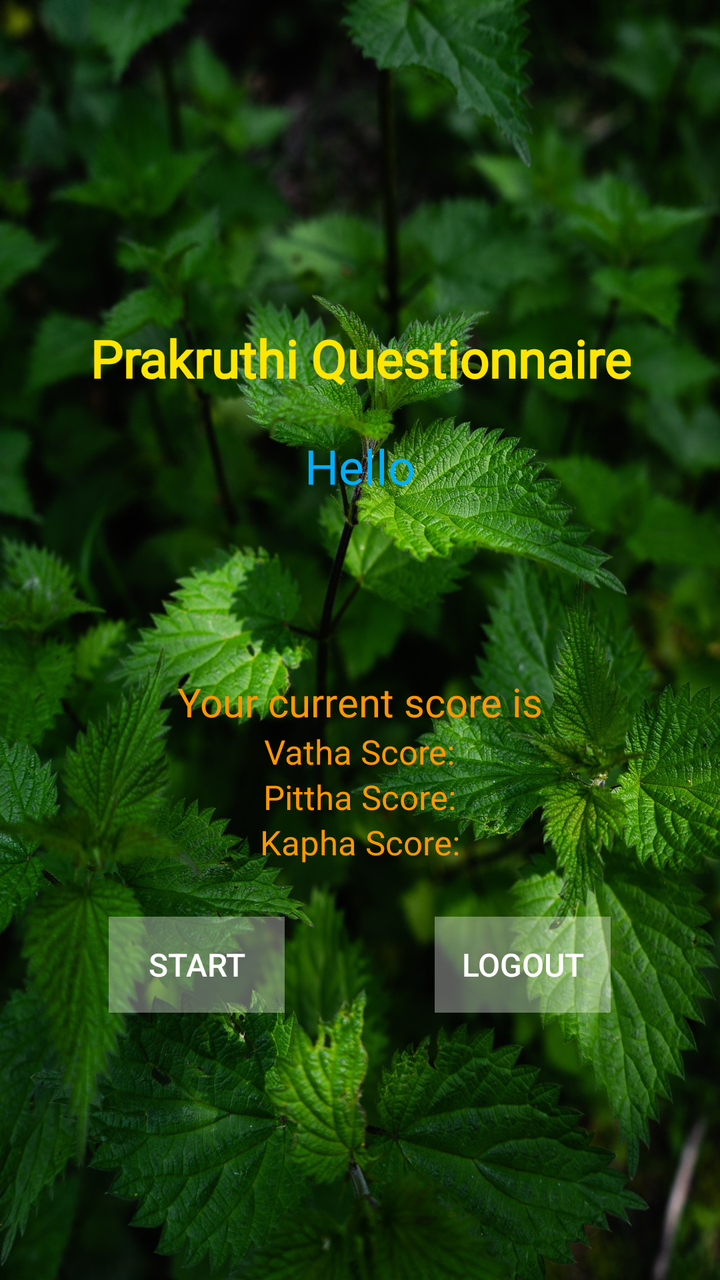
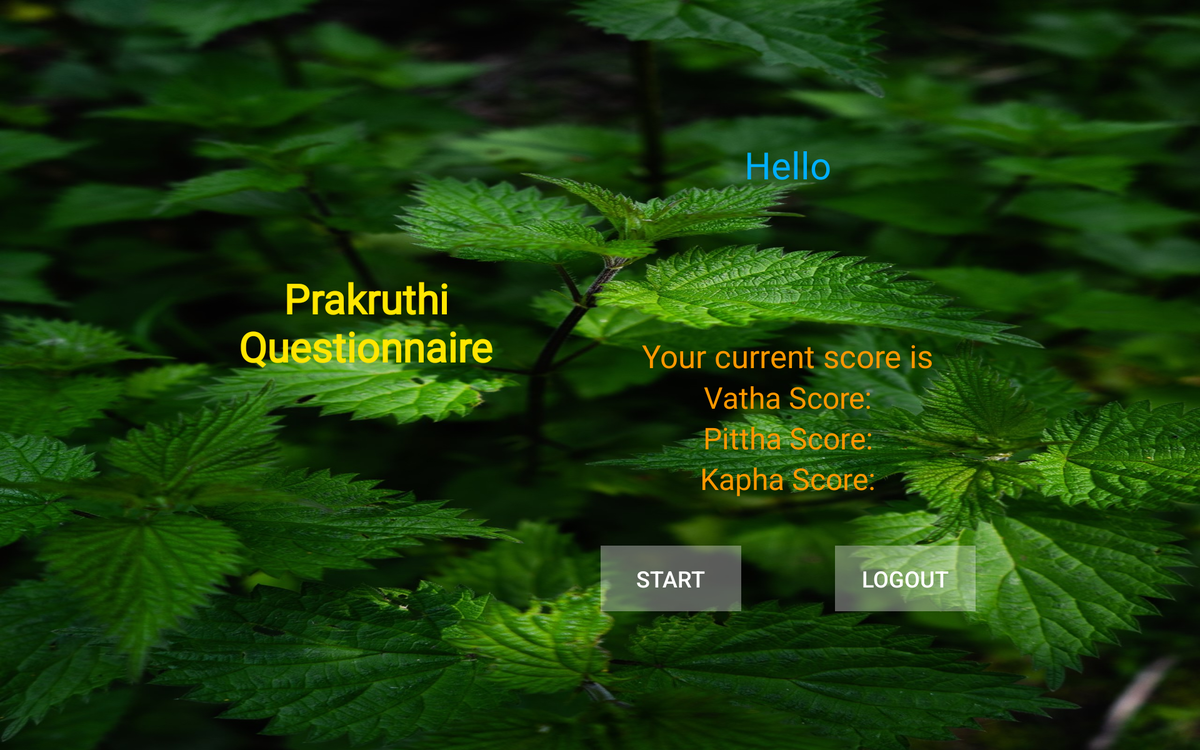

One screen, two layout resources from the same app: the default and the repository's alternative for another configuration. Each is rendered where Android would select it; the XML of both is given below.
<!-- AndroidManifest.xml: application theme AppTheme -->
<!-- res/layout/activity_main.xml -->
<?xml version="1.0" encoding="utf-8"?>
<androidx.constraintlayout.widget.ConstraintLayout xmlns:android="http://schemas.android.com/apk/res/android"
    xmlns:app="http://schemas.android.com/apk/res-auto"
    xmlns:tools="http://schemas.android.com/tools"
    android:layout_width="match_parent"
    android:layout_height="match_parent"
    android:background="@drawable/tulsi_background_unblurred"
    tools:context="com.ayurmanaha.ayurvedaquiz.activity.MainActivity">

    <LinearLayout
        android:layout_width="wrap_content"
        android:layout_height="wrap_content"
        android:gravity="center"
        android:orientation="vertical"
        android:padding="8dp"
        app:layout_constraintBottom_toBottomOf="parent"
        app:layout_constraintEnd_toEndOf="parent"
        app:layout_constraintStart_toStartOf="parent"
        app:layout_constraintTop_toTopOf="parent">

        <ImageView
            android:layout_width="wrap_content"
            android:layout_height="wrap_content"
            android:layout_gravity="center"
            android:layout_marginBottom="8dp"
            android:adjustViewBounds="false"
            android:background="#8CFFFFFF"
            android:contentDescription="@string/ayur_logo"
            android:src="@drawable/ayurmanaha_transparent_logo" />

        <TextView
            android:id="@+id/title"
            android:layout_width="wrap_content"
            android:layout_height="wrap_content"
            android:layout_gravity="center"
            android:layout_marginTop="20dp"
            android:layout_marginBottom="20dp"
            android:fontFamily="@font/alegreya_sans_sc"
            android:text="@string/headingString"
            android:textAlignment="center"
            android:textColor="#FFE601"
            android:textSize="26sp"
            android:textStyle="bold" />

        <TextView
            android:layout_width="wrap_content"
            android:layout_height="wrap_content"
            android:layout_gravity="center"
            android:layout_marginBottom="18dp"
            android:fontFamily="@font/averia_libre_light"
            android:text="@string/hello"
            android:textColor="#00AFFF"
            android:textSize="24sp" />

        <TextView
            android:id="@+id/name"
            android:layout_width="wrap_content"
            android:layout_height="wrap_content"
            android:layout_gravity="center"
            android:layout_marginBottom="18dp"
            android:fontFamily="@font/averia_libre_light"
            android:padding="10dp"
            android:textColor="#00AFFF"
            android:textSize="24sp" />

        <LinearLayout
            android:layout_width="fill_parent"
            android:layout_height="wrap_content"
            android:layout_marginBottom="26dp"
            android:gravity="center"
            android:orientation="vertical">

            <TextView
                android:id="@+id/current_score_label"
                android:layout_width="wrap_content"
                android:layout_height="wrap_content"
                android:fontFamily="@font/assistant_semibold"
                android:text="@string/current_score_label"
                android:textColor="#FF9800"
                android:textSize="20sp" />

            <LinearLayout
                android:layout_width="wrap_content"
                android:layout_height="wrap_content"
                android:gravity="center"
                android:orientation="horizontal">

                <TextView
                    android:id="@+id/vatha_lbl"
                    android:layout_width="match_parent"
                    android:layout_height="match_parent"
                    android:fontFamily="@font/assistant_semibold"
                    android:text="@string/vScore_str"
                    android:textColor="#FF9800"
                    android:textSize="17sp" />

                <TextView
                    android:id="@+id/vatha_score"
                    android:layout_width="wrap_content"
                    android:layout_height="wrap_content"
                    android:fontFamily="@font/assistant_semibold"
                    android:textColor="#FF9800"
                    android:textSize="17sp" />
            </LinearLayout>

            <LinearLayout
                android:layout_width="wrap_content"
                android:layout_height="wrap_content"
                android:gravity="center"
                android:orientation="horizontal">

                <TextView
                    android:id="@+id/pittha_lbl"
                    android:layout_width="match_parent"
                    android:layout_height="wrap_content"
                    android:fontFamily="@font/assistant_semibold"
                    android:text="@string/pScore_str"
                    android:textColor="#FF9800"
                    android:textSize="17sp" />

                <TextView
                    android:id="@+id/pittha_score"
                    android:layout_width="wrap_content"
                    android:layout_height="wrap_content"
                    android:fontFamily="@font/assistant_semibold"
                    android:textColor="#FF9800"
                    android:textSize="17sp" />

            </LinearLayout>

            <LinearLayout
                android:layout_width="wrap_content"
                android:layout_height="wrap_content"
                android:gravity="center"
                android:orientation="horizontal">

                <TextView
                    android:id="@+id/kapha_lbl"
                    android:layout_width="wrap_content"
                    android:layout_height="wrap_content"
                    android:fontFamily="@font/assistant_semibold"
                    android:text="@string/kScore_str"
                    android:textColor="#FF9800"
                    android:textSize="17sp" />

                <TextView
                    android:id="@+id/kapha_score"
                    android:layout_width="wrap_content"
                    android:layout_height="wrap_content"
                    android:fontFamily="@font/assistant_semibold"
                    android:textColor="#FF9800"
                    android:textSize="17sp" />

            </LinearLayout>

        </LinearLayout>

        <LinearLayout
            style="?android:attr/buttonBarStyle"
            android:layout_width="match_parent"
            android:layout_height="wrap_content"
            android:layout_gravity="center"
            android:gravity="center"
            android:orientation="horizontal">

            <Button
                android:id="@+id/buttonStartQuiz"
                style="@style/Widget.AppCompat.Button.Borderless.Colored"
                android:layout_width="wrap_content"
                android:layout_height="wrap_content"
                android:background="#59FFFFFF"
                android:padding="10dp"
                android:text="@string/startQuizString"
                android:textColor="#ffffff"
                android:textSize="16sp" />

            <Button
                android:id="@+id/btnLogout"
                style="@style/Widget.AppCompat.Button.Borderless.Colored"
                android:layout_width="wrap_content"
                android:layout_height="wrap_content"
                android:layout_marginStart="75dp"
                android:background="#59FFFFFF"
                android:padding="10dp"
                android:text="@string/btn_logout"
                android:textAllCaps="true"
                android:textColor="#ffffff"
                android:textSize="16sp" />

        </LinearLayout>

    </LinearLayout>

</androidx.constraintlayout.widget.ConstraintLayout>
<!-- resources referenced by this layout -->
<resources>
  <!-- drawable tulsi_background_unblurred: jpg bitmap (drawable-xxhdpi, 398280 bytes) -->
  <string name="ayur_logo">Ayurmanaha Logo</string>
  <string name="btn_logout" translatable="false">Logout</string>
  <string name="current_score_label" translatable="false">Your current score is</string>
  <string name="headingString" translatable="false">Prakruthi Questionnaire</string>
  <string name="hello" translatable="false">Hello</string>
  <string name="kScore_str" translatable="false">Kapha Score: </string>
  <string name="pScore_str" translatable="false">Pittha Score: </string>
  <string name="startQuizString" translatable="false">Start</string>
  <string name="vScore_str" translatable="false">Vatha Score: </string>
  <style name="AppTheme" parent="Theme.AppCompat.Light.DarkActionBar">
          
          <item name="colorPrimary">@color/colorPrimary</item>
          <item name="colorPrimaryDark">@color/colorPrimaryDark</item>
          <item name="colorAccent">@color/colorAccent</item>
      </style>
  <color name="colorPrimary">#795548</color>
  <color name="colorPrimaryDark">#5D4037</color>
  <color name="colorAccent">#FFEB3B</color>
</resources>
<!-- res/layout-sw720dp-land/activity_main.xml (the repository's variant of the layout above) -->
<!-- drawn on a large tablet held sideways -->
<?xml version="1.0" encoding="utf-8"?>
<androidx.constraintlayout.widget.ConstraintLayout xmlns:android="http://schemas.android.com/apk/res/android"
    xmlns:app="http://schemas.android.com/apk/res-auto"
    xmlns:tools="http://schemas.android.com/tools"
    android:layout_width="match_parent"
    android:layout_height="match_parent"
    android:background="@drawable/tulsi_background_unblurred"
    tools:context="com.ayurmanaha.ayurvedaquiz.activity.MainActivity">

    <LinearLayout
        android:layout_width="wrap_content"
        android:layout_height="wrap_content"
        android:orientation="horizontal"
        app:layout_constraintBottom_toBottomOf="parent"
        app:layout_constraintEnd_toEndOf="parent"
        app:layout_constraintStart_toStartOf="parent"
        app:layout_constraintTop_toTopOf="parent">

        <LinearLayout
            android:layout_width="wrap_content"
            android:layout_height="match_parent"
            android:orientation="vertical"
            android:padding="15dp">

            <ImageView
                android:layout_width="wrap_content"
                android:layout_height="wrap_content"
                android:layout_gravity="center"
                android:adjustViewBounds="false"
                android:background="#8CFFFFFF"
                android:contentDescription="@string/ayur_logo"
                android:src="@drawable/ayurmanaha_transparent_logo" />

            <TextView
                android:id="@+id/title"
                android:layout_width="wrap_content"
                android:layout_height="wrap_content"
                android:layout_gravity="center"
                android:layout_marginTop="140dp"
                android:fontFamily="@font/alegreya_sans_sc"
                android:maxWidth="300dp"
                android:text="@string/headingString"
                android:textAlignment="center"
                android:textColor="#FFE601"
                android:textSize="44sp"
                android:textStyle="bold" />
        </LinearLayout>

        <LinearLayout
            android:layout_width="wrap_content"
            android:layout_height="wrap_content"
            android:layout_marginStart="70dp"
            android:orientation="vertical"
            android:padding="15dp">

            <TextView
                android:layout_width="wrap_content"
                android:layout_height="wrap_content"
                android:layout_gravity="center"
                android:layout_marginBottom="40dp"
                android:fontFamily="@font/averia_libre_light"
                android:text="@string/hello"
                android:textColor="#00AFFF"
                android:textSize="40sp" />

            <TextView
                android:id="@+id/name"
                android:layout_width="wrap_content"
                android:layout_height="wrap_content"
                android:layout_gravity="center"
                android:layout_marginBottom="40dp"
                android:fontFamily="@font/averia_libre_light"
                android:padding="10dp"
                android:textColor="#00AFFF"
                android:textSize="40sp" />

            <LinearLayout
                android:layout_width="fill_parent"
                android:layout_height="wrap_content"
                android:layout_marginBottom="50dp"
                android:gravity="center"
                android:orientation="vertical">

                <TextView
                    android:id="@+id/current_score_label"
                    android:layout_width="wrap_content"
                    android:layout_height="wrap_content"
                    android:fontFamily="@font/assistant_semibold"
                    android:text="@string/current_score_label"
                    android:textColor="#FF9800"
                    android:textSize="34sp" />

                <LinearLayout
                    android:layout_width="wrap_content"
                    android:layout_height="wrap_content"
                    android:gravity="center"
                    android:orientation="horizontal">

                    <TextView
                        android:id="@+id/vatha_lbl"
                        android:layout_width="wrap_content"
                        android:layout_height="wrap_content"
                        android:fontFamily="@font/assistant_semibold"
                        android:text="@string/vScore_str"
                        android:textColor="#FF9800"
                        android:textSize="32sp" />

                    <TextView
                        android:id="@+id/vatha_score"
                        android:layout_width="wrap_content"
                        android:layout_height="wrap_content"
                        android:fontFamily="@font/assistant_semibold"
                        android:textColor="#FF9800"
                        android:textSize="32sp" />
                </LinearLayout>

                <LinearLayout
                    android:layout_width="wrap_content"
                    android:layout_height="wrap_content"
                    android:gravity="center"
                    android:orientation="horizontal">

                    <TextView
                        android:id="@+id/pittha_lbl"
                        android:layout_width="wrap_content"
                        android:layout_height="wrap_content"
                        android:fontFamily="@font/assistant_semibold"
                        android:text="@string/pScore_str"
                        android:textColor="#FF9800"
                        android:textSize="32sp" />

                    <TextView
                        android:id="@+id/pittha_score"
                        android:layout_width="wrap_content"
                        android:layout_height="wrap_content"
                        android:fontFamily="@font/assistant_semibold"
                        android:textColor="#FF9800"
                        android:textSize="32sp" />

                </LinearLayout>

                <LinearLayout
                    android:layout_width="wrap_content"
                    android:layout_height="wrap_content"
                    android:gravity="center"
                    android:orientation="horizontal">

                    <TextView
                        android:id="@+id/kapha_lbl"
                        android:layout_width="wrap_content"
                        android:layout_height="wrap_content"
                        android:fontFamily="@font/assistant_semibold"
                        android:text="@string/kScore_str"
                        android:textColor="#FF9800"
                        android:textSize="32sp" />

                    <TextView
                        android:id="@+id/kapha_score"
                        android:layout_width="wrap_content"
                        android:layout_height="wrap_content"
                        android:fontFamily="@font/assistant_semibold"
                        android:textColor="#FF9800"
                        android:textSize="32sp" />

                </LinearLayout>

            </LinearLayout>

            <LinearLayout
                style="?android:attr/buttonBarStyle"
                android:layout_width="wrap_content"
                android:layout_height="wrap_content"
                android:layout_gravity="center"
                android:gravity="center"
                android:orientation="horizontal">

                <Button
                    android:id="@+id/buttonStartQuiz"
                    style="@style/Widget.AppCompat.Button.Borderless.Colored"
                    android:layout_width="wrap_content"
                    android:layout_height="wrap_content"
                    android:background="#59FFFFFF"
                    android:minWidth="150dp"
                    android:minHeight="70dp"
                    android:padding="10dp"
                    android:text="@string/startQuizString"
                    android:textColor="#ffffff"
                    android:textSize="24sp" />

                <Button
                    android:id="@+id/btnLogout"
                    style="@style/Widget.AppCompat.Button.Borderless.Colored"
                    android:layout_width="wrap_content"
                    android:layout_height="wrap_content"
                    android:layout_marginStart="100dp"
                    android:background="#59FFFFFF"
                    android:minWidth="150dp"
                    android:minHeight="70dp"
                    android:padding="10dp"
                    android:text="@string/btn_logout"
                    android:textAllCaps="true"
                    android:textColor="#ffffff"
                    android:textSize="24sp" />

            </LinearLayout>

        </LinearLayout>
    </LinearLayout>

</androidx.constraintlayout.widget.ConstraintLayout>
